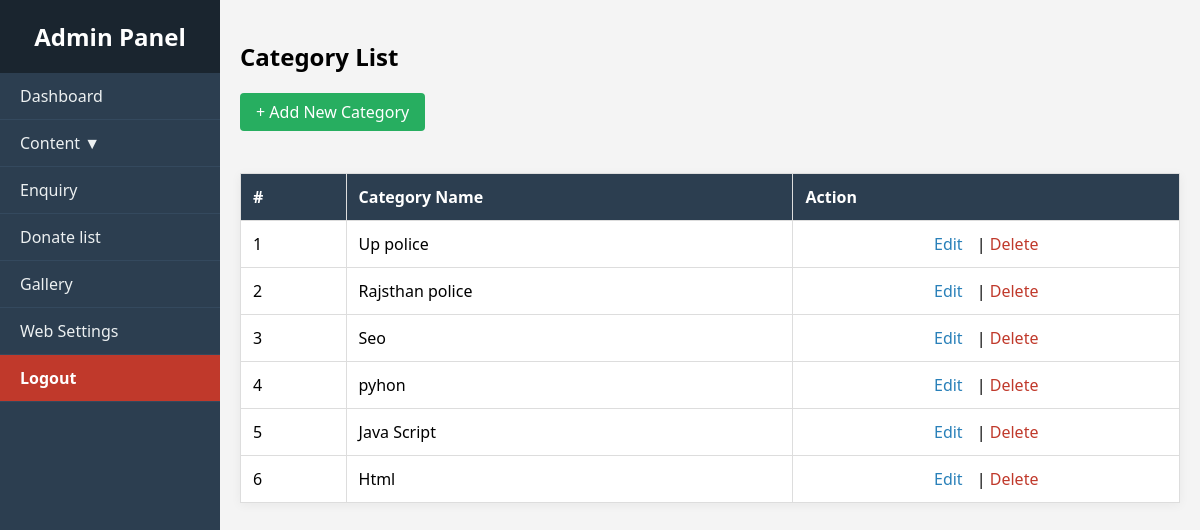
The app's page /admin/category-list.php with its own data.
### tables this page shows
CREATE TABLE `categories` (
  `id` int(11) NOT NULL,
  `name` varchar(100) NOT NULL
);

### admin/category-list.php (the view, shortened to what this page needs)
<?php
include 'db.php';
include 'header.php';
?>
<h2>Category List</h2>
<a href="category-add.php" class="add-btn">+ Add New Category</a>
<br><br>
<table class="styled-table">
    <thead>
        <tr>
            <th>#</th>
            <th>Category Name</th>
            <th>Action</th>
        </tr>
    </thead>
    <tbody>
    <?php
    $result = $conn->query("SELECT * FROM categories ORDER BY id DESC");
    $count = 1;
    while ($row = $result->fetch_assoc()):
    ?>
        <tr>
            <td><?= $count++ ?></td>
            <td><?= htmlspecialchars($row['name']) ?></td>
            <td>
                <a href="category-add.php?edit=<?= $row['id'] ?>" class="edit-btn">Edit</a> |
                <a href="category-list.php?delete=<?= $row['id'] ?>" class="delete-btn" onclick="return confirm('Are you sure you want to delete this category?')">Delete</a>
            </td>
        </tr>
    <?php endwhile; ?>
    </tbody>
</table>
</div>
</body>
</html>

### admin/header.php (style rules this page uses)
* { box-sizing: border-box; }
body { margin: 0; font-family: 'Segoe UI', sans-serif; background-color: #f4f4f4; }
.add-btn { display: inline-block; background: #27ae60; color: white; padding: 8px 16px; text-decoration: none; border-radius: 4px; margin-bottom: 20px; }
.styled-table { width: 100%; border-collapse: collapse; background: white; box-shadow: 0 2px 10px rgba(0, 0, 0, 0.05); }
.styled-table th, .styled-table td { padding: 12px; border: 1px solid #ddd; text-align: left; }
.styled-table td:last-child { text-align: center; }
.styled-table th { background-color: #2c3e50; color: white; }
.edit-btn { color: #2980b9; text-decoration: none; margin-right: 10px; }
.delete-btn { color: #c0392b; text-decoration: none; }

### records on screen
categories: name "Up police"
categories: name "Rajsthan police"
categories: name "Seo"
categories: name "pyhon"
categories: name "Java Script"
categories: name "Html"
